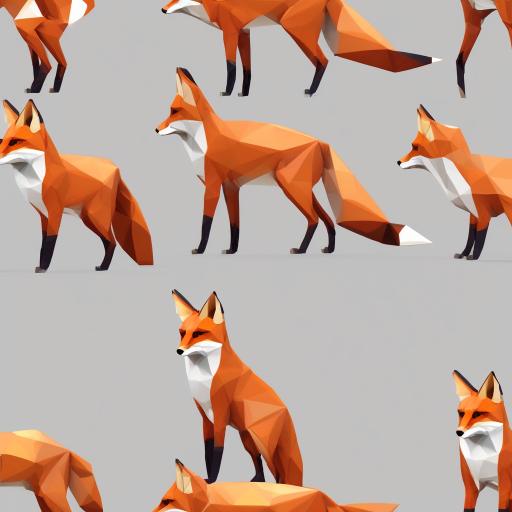
#> input picture tests/fixtures/multi_fox_ref.png, 1024 x 1024 px (shown at 1/2 size)
$ python -i post.py   (imports and definitions only)
#> lines starting #> are read from the running program, lines starting #| are printed output that depends on the picture; after the words box and inside, x2 and y2 are one past the last pixel; in counts of white or black regions, pixels touching at a corner belong together
#> further down, picture is the input picture: shape (1024, 1024, 3); mean B, G, R 152.8, 165.8, 191.3
"""Deterministic sprite clean-up on RGBA uint8 arrays (H, W, 4), alpha always 0 or 255."""

from __future__ import annotations

from collections import deque

import numpy as np
from PIL import Image

from .grid import detect_grid, downsample_on_grid
from .presets import EDGE_MARGIN_PX, LEG_GAP_ZONE, OUTLINE_COLOUR, OUTLINE_LUMA_MAX, Preset

POCKET_MIN_PX = 24  # an enclosed background-coloured area this big is not part of the sprite
MAX_HOLE_PX = 12  # smaller see-through pockets are filled; bigger ones fail the QA instead
MAX_HOLE_PX_BODY = 24  # above the legs a pocket this small (arm against the body) is filled too
SHADOW_MIN_PX = 20
SHADOW_SAT = 0.12  # a shadow is nearly colourless
SHADOW_MATCH = 16.0  # RGB distance to a proven shadow colour that counts as the same shadow
SHADOW_LOW = 0.65  # a contact shadow's centre sits in the bottom third of the sprite
SHADOW_CONTACT_FRAC = 0.25  # and is at most this share of the sprite
SHADOW_MAX_FRAC = 0.08  # a same-grey piece bigger than this share of the sprite is not shadow
SHADOW_FLATNESS = 0.35  # a shadow is at most this tall compared to its width
ACCENT_SLOTS = 3  # palette slots reserved for small saturated colours (eyes, flames)
ACCENT_MIN_SAT = 0.35
ACCENT_MIN_ERR = 45.0  # RGB distance from the base palette that makes a colour an outlier
ACCENT_MIN_PX = 2
ACCENT_LONE_PX = 4  # an accent colour with this few pixels is never speckle-cleaned
FRINGE_ZONE = 0.14  # the bottom share of the sprite where shadow scraps hang
FRINGE_SAT = 0.30
FRINGE_LAYERS = 2
FRINGE_EDGE_SHARE = 0.6  # a bottom edge this dull is a grey creature, not a shadow
SPECKLE_TARGET = 0.02  # clean until this share of pixels is isolated (the skill limit is 3%)
SPECKLE_PASSES = 6
SECOND_BODY_FRAC = 0.25  # a separate piece this big, relative to the biggest, is a second body
N4 = ((1, 0), (-1, 0), (0, 1), (0, -1))
N8 = N4 + ((1, 1), (1, -1), (-1, 1), (-1, -1))


def luma(rgb: np.ndarray) -> np.ndarray:
    rgb = rgb.astype(np.float64)
    return 0.299 * rgb[..., 0] + 0.587 * rgb[..., 1] + 0.114 * rgb[..., 2]


def label(mask: np.ndarray, eight: bool = False) -> tuple[np.ndarray, int]:
    """Connected components of a boolean mask. Returns (labels starting at 1, count)."""
    h, w = mask.shape
    labels = np.zeros((h, w), dtype=np.int32)
    steps = N8 if eight else N4
    n = 0
    for y0, x0 in zip(*np.nonzero(mask), strict=True):
        if labels[y0, x0]:
            continue
        n += 1
        labels[y0, x0] = n
        q = deque([(y0, x0)])
        while q:
            y, x = q.popleft()
            for dy, dx in steps:
                yy, xx = y + dy, x + dx
                if 0 <= yy < h and 0 <= xx < w and mask[yy, xx] and not labels[yy, xx]:
                    labels[yy, xx] = n
                    q.append((yy, xx))
    return labels, n


def opaque(rgba: np.ndarray) -> np.ndarray:
    return rgba[..., 3] > 0


# [6 lines left out: function bbox, not called in this run]


def _border_labels(labels: np.ndarray) -> set[int]:
    ring = np.concatenate([labels[0], labels[-1], labels[:, 0], labels[:, -1]])
    return {int(v) for v in np.unique(ring) if v}


def remove_background(rgb: np.ndarray, tolerance: float = 48.0) -> np.ndarray:
    """Make the border-connected background colour transparent. Returns RGBA."""
#> called with tolerance = 48
    h, w, _ = rgb.shape
#> h = 1024; w = 1024
    border = np.concatenate([rgb[0], rgb[-1], rgb[:, 0], rgb[:, -1]])
    k = (border >> 3).astype(np.int32)
    keys = (k[:, 0] << 10) | (k[:, 1] << 5) | k[:, 2]
#> keys = 4096 values, max 32767 at index 145, min 43 at index 2044, mean 17029.9
    uniq, counts = np.unique(keys, return_counts=True)
#> uniq = 402 values from 43 to 32767; counts = 402 values, max 2081 at index 355, min 1 at index 0, mean 10.19
    bg = border[keys == uniq[counts.argmax()]].mean(axis=0)
#> bg = [193.4, 193.4, 194.1]
    close = np.linalg.norm(rgb.astype(np.float64) - bg, axis=2) <= tolerance
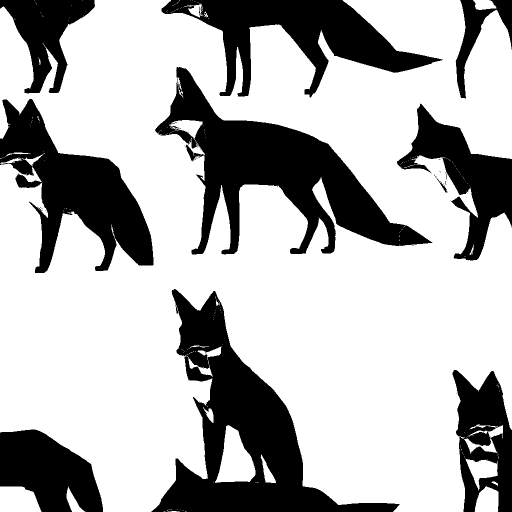
#> close: shape (1024, 1024) bool (shown at 1/2 size); 70.4% white; 39 black regions (29 under 20 px), largest, box (x1, y1, x2, y2) and area: (302, 578, 799, 1024) 67781, (310, 134, 865, 509) 65752, (0, 198, 307, 546) 44876
    labels, _ = label(close)
#> the loop in label, `for y0, x0 in zip(*np.nonzero(mask), strict=True):` made 738025 passes
#> x0 on passes 1 to 3: 68, 164, 189
#> after the loop in label, `for y0, x0 in zip(*np.nonzero(mask), strict=True):`:
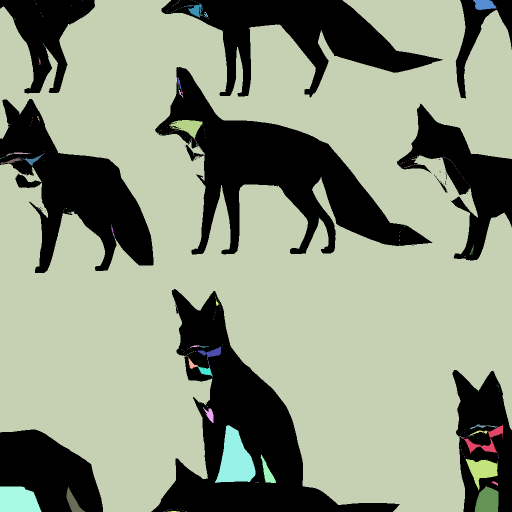
#> labels: shape (1024, 1024) int32 (shown at 1/2 size); 363 distinct labels, from 0 to 362; one colour per label, 0 black
#> after the loop in label, `for y0, x0 in zip(*np.nonzero(mask), strict=True):`: n = 362
    touching = _border_labels(labels)
#> in _border_labels, `ring = np.concatenate([labels[0], labels[-1], labels[:, 0], labels[:, ..`: ring = 4096 values, max 362 at index 1397, min 0 at index 0, mean 21.75
#> touching = 14 items
    is_bg = np.isin(labels, list(touching)) if touching else np.zeros((h, w), bool)
#> is_bg: shape (1024, 1024) bool; 69.1% white; 35 black regions (25 under 20 px), largest, box (x1, y1, x2, y2) and area: (302, 578, 799, 1024) 75466, (310, 134, 865, 509) 67240, (0, 198, 307, 546) 45352
    # Large background-coloured pockets (inside a curled tail, between legs) are background too.
    sizes = np.bincount(labels.ravel())
#> sizes = 363 values, max 716942 at index 3, min 1 at index 1, mean 2888.6
    for k in np.nonzero(sizes >= POCKET_MIN_PX)[0]:
        if k:
            is_bg |= labels == k
#> this loop made 32 passes
#> k on passes 2 to 13: 3, 6, 21, 53, 77, 78, 83, 89, 139, 143, 158, 224
#> is_bg: shape (1024, 1024) bool; 70.3% white; 39 black regions (29 under 20 px), largest, box (x1, y1, x2, y2) and area: (302, 578, 799, 1024) 67895, (310, 134, 865, 509) 65869, (0, 198, 307, 546) 44957
    is_bg |= _ground_shadow(rgb, is_bg)
    is_bg |= _ground_fringe(rgb, is_bg)
    out = np.dstack([rgb, np.where(is_bg, 0, 255).astype(np.uint8)])
    out[is_bg, :3] = 0
    return out


def _saturation(rgb: np.ndarray) -> np.ndarray:
    f = rgb.astype(np.float64)
    return (f.max(axis=2) - f.min(axis=2)) / np.maximum(f.max(axis=2), 1.0)


def _ground_shadow(rgb: np.ndarray, is_bg: np.ndarray) -> np.ndarray:
    """The generator's drawn ground shadow: flat grey beside the background, and the same grey
    anywhere else it was left (enclosed under a belly or along a tail). Never a grey creature:
    nothing is removed unless a flat grey patch touching the background proves a shadow exists."""
    grey = (_saturation(rgb) < SHADOW_SAT) & (luma(rgb) > 80) & (luma(rgb) < 235) & ~is_bg
#> grey: shape (1024, 1024) bool; 1% white; 1025 white regions (985 under 20 px), largest, box (x1, y1, x2, y2) and area: (321, 248, 414, 306) 1195, (367, 701, 441, 754) 1171, (920, 852, 982, 892) 848
    labels, n = label(grey)
#> call 2 of label, with eight = False
#> the loop in label (call 2), `for y0, x0 in zip(*np.nonzero(mask), strict=True):` made 10855 passes
#> (y0, x0) on passes 1 to 3: (0, 67), (0, 360), (0, 379)
#> after the loop in label (call 2), `for y0, x0 in zip(*np.nonzero(mask), strict=True):`:
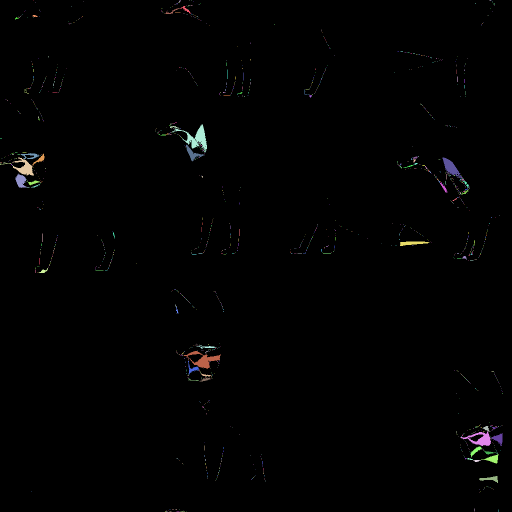
#> labels: shape (1024, 1024) int32 (shown at 1/2 size); 1409 distinct labels, from 0 to 1408; one colour per label, 0 black
#> after the loop in label (call 2), `for y0, x0 in zip(*np.nonzero(mask), strict=True):`: n = 1408
#> n = 1408
    pad = np.pad(is_bg, 1, constant_values=False)
#> pad: shape (1026, 1026) bool; 70.1% white; 32 black regions (29 under 20 px), largest, box (x1, y1, x2, y2) and area: (0, 0, 1026, 1026) 249144, (311, 135, 866, 510) 65869, (869, 351, 896, 387) 116
    near_bg = pad[:-2, 1:-1] | pad[2:, 1:-1] | pad[1:-1, :-2] | pad[1:-1, 2:]
#> near_bg: shape (1024, 1024) bool; 71.6% white; 17 black regions (5 under 20 px), largest, box (x1, y1, x2, y2) and area: (304, 579, 798, 1024) 65583, (311, 135, 862, 508) 62770, (0, 199, 306, 545) 42390
    out = np.zeros_like(is_bg)
    seeds = []
    rows = np.nonzero((~is_bg).any(axis=1))[0]
#> rows = 992 values from 0 to 1023
    top, bottom = (int(rows.min()), int(rows.max())) if len(rows) else (0, 0)
#> top = 0; bottom = 1023
    area = max(int((~is_bg).sum()), 1)
#> area = 311086
    for k in range(1, n + 1):
        region = labels == k
        ys, xs = np.nonzero(region)
        h, w = ys.max() - ys.min() + 1, xs.max() - xs.min() + 1
        flat = h <= SHADOW_FLATNESS * w
        # or a patch that sits in the bottom contact area, wrapped round the feet
        contact = ys.mean() >= top + SHADOW_LOW * (bottom - top) and ys.max() >= bottom - 16
        small = len(ys) <= SHADOW_CONTACT_FRAC * area
        if len(ys) >= SHADOW_MIN_PX and (flat or (contact and small)) and (region & near_bg).any():
            out |= region
            seeds.append(rgb[region].mean(axis=0))
#> this loop made 1408 passes
#> (ys, xs, h, w, flat) on passes 1 to 3: ([0], [67], 1, 1, False), ([0, 1, 1, 2, 2, 2, 3], [360, 359, 360, 358, 359, 360, 359], 4, 3, False), ([0], [379], 1, 1, False)
#> out: shape (1024, 1024) bool; 0.09% white; 9 white regions, largest, box (x1, y1, x2, y2) and area: (800, 483, 859, 492) 327, (41, 306, 78, 318) 199, (393, 691, 433, 697) 101
#> region: shape (1024, 1024) bool; 0% white in thin lines or dots, all inside (x1, y1, x2, y2) = (372, 1023, 373, 1024)
#> after the loop, seeds = [[207.7, 210.3, 214.4], [229.1, 229, 230.8], [143.4, 144.7, 148.4], [212.1, 226.2, 232.7], [225.5, 226.5, 230.3], [226.5, 228.1, 229.1], [226.4, 227.6, 229.1], [226.5, 227.8, 228], [229.9, 229.4, 229.1], [223.7, 224.7, 226.7]]
    if not seeds:
        return out
    f = rgb.astype(np.float64)
    like = np.zeros_like(is_bg)
    for c in seeds:
        like |= np.linalg.norm(f - c, axis=2) <= SHADOW_MATCH
#> this loop made 10 passes
#> like: shape (1024, 1024) bool; 1.4% white; 906 white regions (874 under 20 px), largest, box (x1, y1, x2, y2) and area: (884, 315, 942, 391) 1769, (362, 701, 426, 784) 1672, (930, 883, 997, 947) 1522
    like &= grey
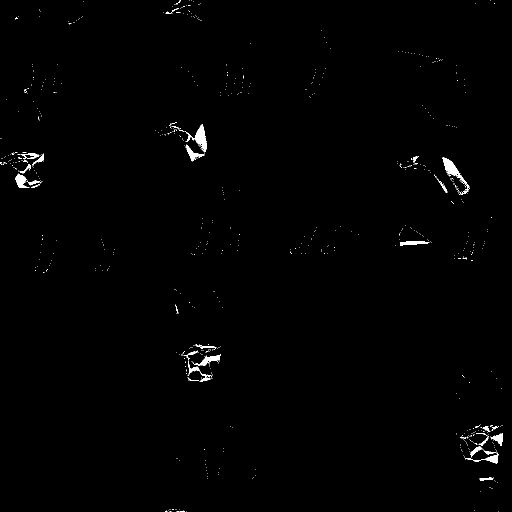
#> like: shape (1024, 1024) bool (shown at 1/2 size); 0.67% white; 690 white regions (655 under 20 px), largest, box (x1, y1, x2, y2) and area: (885, 315, 940, 376) 761, (389, 248, 414, 305) 698, (383, 708, 441, 731) 430
    labels, n = label(like, eight=True)
#> after the loop in label (call 3), `for y0, x0 in zip(*np.nonzero(mask), strict=True):`: labels: shape (1024, 1024) int32; 691 distinct labels, from 0 to 690
#> n = 690
    for k in range(1, n + 1):
        region = labels == k
        if region.sum() <= SHADOW_MAX_FRAC * area:
            out |= region
#> in remove_background, `is_bg |= _ground_shadow(rgb, is_bg)`:
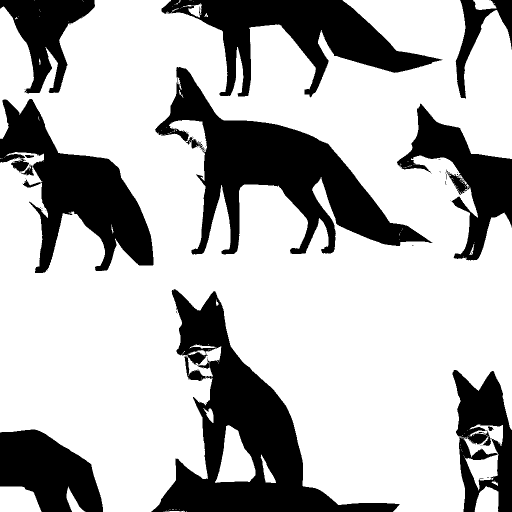
#> is_bg: shape (1024, 1024) bool (shown at 1/2 size); 71% white; 66 black regions (55 under 20 px), largest, box (x1, y1, x2, y2) and area: (302, 578, 799, 1024) 66681, (310, 134, 865, 509) 64161, (0, 198, 307, 546) 43639
    return out


def _ground_fringe(rgb: np.ndarray, is_bg: np.ndarray) -> np.ndarray:
    """Shadow scraps left ragged round and between the feet: dull grey-ish pixels on the edge of
    the bottom rows, peeled two layers deep. Skipped when the whole bottom edge is dull (a grey
    creature, grey feet): then the dull colour is the creature."""
    removed = np.zeros_like(is_bg)
    rows = np.nonzero((~is_bg).any(axis=1))[0]
#> rows = 992 values from 0 to 1023
    if len(rows) == 0:
        return removed
    top, bottom = int(rows.min()), int(rows.max())
#> top = 0; bottom = 1023
    zone = np.zeros_like(is_bg)
    zone[bottom - int(FRINGE_ZONE * (bottom - top)) : bottom + 1] = True
    dull = (_saturation(rgb) < FRINGE_SAT) & (luma(rgb) > 70) & zone
#> dull: shape (1024, 1024) bool; 8.3% white; 13 white regions (4 under 20 px), largest, box (x1, y1, x2, y2) and area: (594, 880, 1005, 1024) 49244, (109, 880, 417, 1024) 27023, (427, 880, 512, 966) 4991
    gone = is_bg.copy()
    for layer in range(FRINGE_LAYERS):
        pad = np.pad(gone, 1, constant_values=False)
        edge = ~gone & (pad[:-2, 1:-1] | pad[2:, 1:-1] | pad[1:-1, :-2] | pad[1:-1, 2:]) & zone
        if layer == 0 and (edge & dull).sum() > FRINGE_EDGE_SHARE * max(int(edge.sum()), 1):
            return removed
        peel = edge & dull
        if not peel.any():
            break
        gone |= peel
        removed |= peel
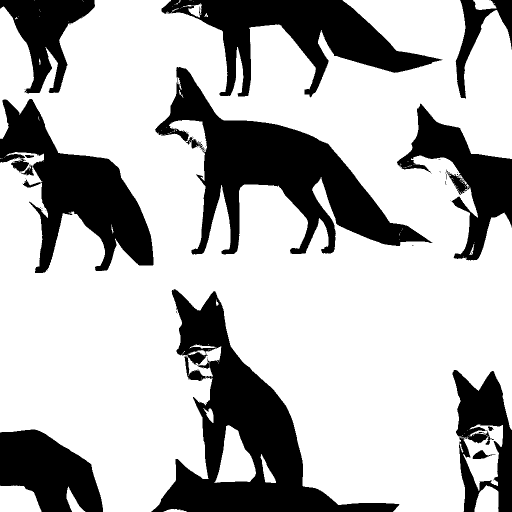
#> gone: shape (1024, 1024) bool (shown at 1/2 size); 71.1% white; 64 black regions (52 under 20 px), largest, box (x1, y1, x2, y2) and area: (302, 578, 799, 1024) 66350, (310, 134, 865, 509) 64161, (0, 198, 307, 546) 43639
#> removed: shape (1024, 1024) bool; 0.13% white in thin lines or dots, all inside (x1, y1, x2, y2) = (0, 880, 1005, 1024)
    return removed


# [161 lines left out: functions remove_strays, trim_spurs, keep_main_bodies, fill_holes, _mode_resample, fit_to_canvas and 4 more, not called in this run]


def reduce_palette(rgba: np.ndarray, colours: int) -> np.ndarray:
    """Median-cut the opaque pixels to at most `colours`, keeping small saturated accents."""
    return reduce_palette_shared([rgba], colours)[0]


# [15 lines left out: function _same_neighbour, not called in this run]


def _isolated(rgba: np.ndarray) -> np.ndarray:
    return opaque(rgba) & ~_same_neighbour(rgba)


# [58 lines left out: functions isolated_share, clean_speckle, edge_pixels, not called in this run]


def is_outline(rgba: np.ndarray) -> np.ndarray:
    return opaque(rgba) & (luma(rgba[..., :3]) <= OUTLINE_LUMA_MAX)


# [43 lines left out: functions add_outline, prepare, finish, process, not called in this run]

>>> import cv2
>>> picture = cv2.imread('../../../tests/fixtures/multi_fox_ref.png')
>>> result = remove_background(picture)
#> in remove_background, `out[is_bg, :3] = 0`:
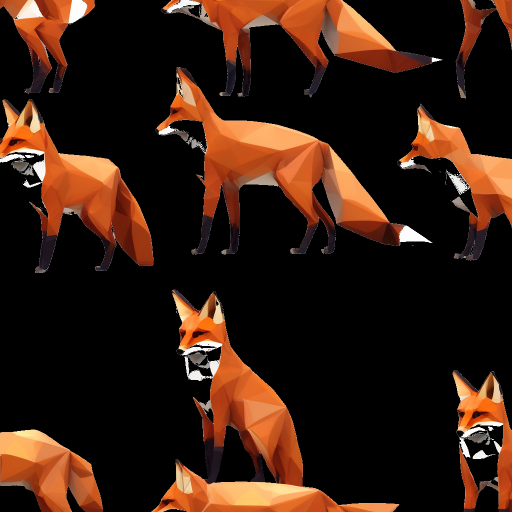
#> out: shape (1024, 1024, 4) (shown at 1/2 size); mean B, G, R, A 16.2, 28.6, 53.2, 73.6
